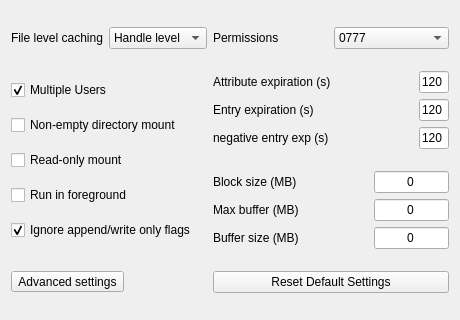
<?xml version="1.0" encoding="UTF-8"?>
<ui version="4.0">
 <class>StL_simpleSettings</class>
 <widget class="QWidget" name="StL_simpleSettings">
  <property name="geometry">
   <rect>
    <x>0</x>
    <y>0</y>
    <width>460</width>
    <height>320</height>
   </rect>
  </property>
  <property name="windowTitle">
   <string>Form</string>
  </property>
  <layout class="QGridLayout" name="gridLayout">
   <item row="4" column="2">
    <widget class="QPushButton" name="resetDefautSettings">
     <property name="text">
      <string>Reset Default Settings</string>
     </property>
    </widget>
   </item>
   <item row="0" column="2">
    <layout class="QHBoxLayout" name="horizontalLayout_2">
     <item>
      <widget class="QLabel" name="label_3">
       <property name="text">
        <string>Permissions</string>
       </property>
      </widget>
     </item>
     <item>
      <widget class="QComboBox" name="libfuse_permissions_select">
       <property name="toolTip">
        <string>&lt;html&gt;&lt;head/&gt;&lt;body&gt;&lt;p&gt;Default permissions to be presented for block blobs&lt;/p&gt;&lt;/body&gt;&lt;/html&gt;</string>
       </property>
       <item>
        <property name="text">
         <string>0777</string>
        </property>
       </item>
       <item>
        <property name="text">
         <string>0666</string>
        </property>
       </item>
       <item>
        <property name="text">
         <string>0644</string>
        </property>
       </item>
       <item>
        <property name="text">
         <string>0444</string>
        </property>
       </item>
      </widget>
     </item>
    </layout>
   </item>
   <item row="0" column="0">
    <layout class="QHBoxLayout" name="horizontalLayout_5">
     <item>
      <widget class="QLabel" name="label_11">
       <property name="text">
        <string>File level caching</string>
       </property>
      </widget>
     </item>
     <item>
      <widget class="QComboBox" name="streaming_fileCachingLevel_select">
       <item>
        <property name="text">
         <string>Handle level</string>
        </property>
       </item>
       <item>
        <property name="text">
         <string>File level</string>
        </property>
       </item>
      </widget>
     </item>
    </layout>
   </item>
   <item row="4" column="0">
    <widget class="QToolButton" name="advanced_settings">
     <property name="text">
      <string>Advanced settings</string>
     </property>
    </widget>
   </item>
   <item row="2" column="2">
    <layout class="QHBoxLayout" name="horizontalLayout_4">
     <item>
      <layout class="QVBoxLayout" name="verticalLayout">
       <item>
        <widget class="QLabel" name="label_4">
         <property name="text">
          <string>Attribute expiration (s)</string>
         </property>
        </widget>
       </item>
       <item>
        <widget class="QLabel" name="label_5">
         <property name="text">
          <string>Entry expiration (s)</string>
         </property>
        </widget>
       </item>
       <item>
        <widget class="QLabel" name="label_6">
         <property name="text">
          <string>negative entry exp (s)</string>
         </property>
        </widget>
       </item>
      </layout>
     </item>
     <item>
      <layout class="QVBoxLayout" name="verticalLayout_2">
       <item>
        <widget class="QLineEdit" name="libfuse_attExp_input">
         <property name="maximumSize">
          <size>
           <width>30</width>
           <height>16777215</height>
          </size>
         </property>
         <property name="text">
          <string>120</string>
         </property>
        </widget>
       </item>
       <item>
        <widget class="QLineEdit" name="libfuse_entExp_input">
         <property name="maximumSize">
          <size>
           <width>30</width>
           <height>16777215</height>
          </size>
         </property>
         <property name="text">
          <string>120</string>
         </property>
        </widget>
       </item>
       <item>
        <widget class="QLineEdit" name="libfuse_negEntryExp_input">
         <property name="maximumSize">
          <size>
           <width>30</width>
           <height>16777215</height>
          </size>
         </property>
         <property name="text">
          <string>120</string>
         </property>
        </widget>
       </item>
      </layout>
     </item>
    </layout>
   </item>
   <item row="3" column="2">
    <layout class="QHBoxLayout" name="horizontalLayout_3">
     <item>
      <layout class="QVBoxLayout" name="verticalLayout_4">
       <item>
        <widget class="QLabel" name="label_8">
         <property name="text">
          <string>Block size (MB)</string>
         </property>
        </widget>
       </item>
       <item>
        <widget class="QLabel" name="label_9">
         <property name="text">
          <string>Max buffer (MB)</string>
         </property>
        </widget>
       </item>
       <item>
        <widget class="QLabel" name="label_10">
         <property name="text">
          <string>Buffer size (MB)</string>
         </property>
        </widget>
       </item>
      </layout>
     </item>
     <item>
      <layout class="QVBoxLayout" name="verticalLayout_5">
       <item>
        <widget class="QLineEdit" name="streaming_blksz_input">
         <property name="maximumSize">
          <size>
           <width>75</width>
           <height>16777215</height>
          </size>
         </property>
         <property name="text">
          <string>0</string>
         </property>
         <property name="alignment">
          <set>Qt::AlignCenter</set>
         </property>
        </widget>
       </item>
       <item>
        <widget class="QLineEdit" name="streaming_mxbuff_input">
         <property name="maximumSize">
          <size>
           <width>75</width>
           <height>16777215</height>
          </size>
         </property>
         <property name="text">
          <string>0</string>
         </property>
         <property name="alignment">
          <set>Qt::AlignCenter</set>
         </property>
        </widget>
       </item>
       <item>
        <widget class="QLineEdit" name="streaming_buffsz_input">
         <property name="maximumSize">
          <size>
           <width>75</width>
           <height>16777215</height>
          </size>
         </property>
         <property name="text">
          <string>0</string>
         </property>
         <property name="alignment">
          <set>Qt::AlignCenter</set>
         </property>
        </widget>
       </item>
      </layout>
     </item>
    </layout>
   </item>
   <item row="2" column="0" rowspan="2">
    <layout class="QVBoxLayout" name="verticalLayout_10" stretch="0,0,0,0,0">
     <property name="spacing">
      <number>6</number>
     </property>
     <property name="sizeConstraint">
      <enum>QLayout::SetMinimumSize</enum>
     </property>
     <item>
      <widget class="QCheckBox" name="commonConfig_multiuser_checkbox">
       <property name="toolTip">
        <string>&lt;html&gt;&lt;head/&gt;&lt;body&gt;&lt;p&gt;Select to allow multiple users to access the container&lt;/p&gt;&lt;/body&gt;&lt;/html&gt;</string>
       </property>
       <property name="text">
        <string>Multiple Users</string>
       </property>
       <property name="checked">
        <bool>true</bool>
       </property>
      </widget>
     </item>
     <item>
      <widget class="QCheckBox" name="commonConfig_nonEmptyDir_checkbox">
       <property name="text">
        <string>Non-empty directory mount</string>
       </property>
      </widget>
     </item>
     <item>
      <widget class="QCheckBox" name="commonConfig_readOnly_checkbox">
       <property name="text">
        <string>Read-only mount</string>
       </property>
      </widget>
     </item>
     <item>
      <widget class="QCheckBox" name="daemonForeground_checkbox">
       <property name="text">
        <string>Run in foreground</string>
       </property>
      </widget>
     </item>
     <item>
      <widget class="QCheckBox" name="libfuse_ignoreAppend_checkbox">
       <property name="text">
        <string>Ignore append/write only flags</string>
       </property>
       <property name="checked">
        <bool>true</bool>
       </property>
      </widget>
     </item>
    </layout>
   </item>
  </layout>
 </widget>
 <resources/>
 <connections/>
</ui>
